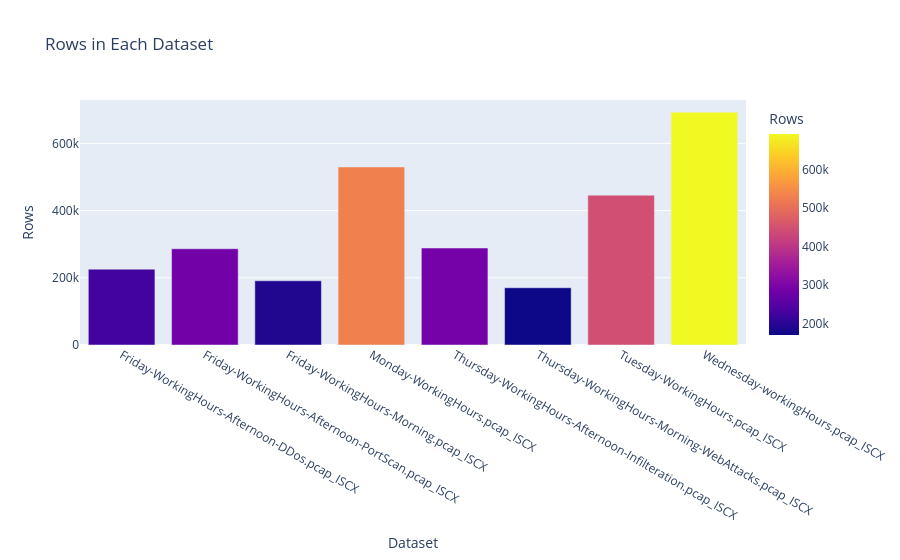

The notebook cell saved with this chart:
### Code cell
# =====================================================
# DATASET SIZE COMPARISON
# =====================================================

fig = px.bar(
    summary_df,
    x="Dataset",
    y="Rows",
    color="Rows",
    title="Rows in Each Dataset"
)

fig.show()

### Figure 1 — Plotly figure (JSON) as saved in the notebook; plotly's stock layout.template omitted (floating-point values rounded to 4 significant figures)
{"data": [{"hovertemplate": "Dataset=%{x}<br>Rows=%{marker.color}<extra></extra>", "legendgroup": "", "marker": {"color": [225745, 286467, 191033, 529918, 288602, 170366, 445909, 692703], "coloraxis": "coloraxis", "pattern": {"shape": ""}}, "name": "", "orientation": "v", "showlegend": false, "textposition": "auto", "type": "bar", "x": ["Friday-WorkingHours-Afternoon-DDos.pcap_ISCX", "Friday-WorkingHours-Afternoon-PortScan.pcap_ISCX", "Friday-WorkingHours-Morning.pcap_ISCX", "Monday-WorkingHours.pcap_ISCX", "Thursday-WorkingHours-Afternoon-Infilteration.pcap_ISCX", "Thursday-WorkingHours-Morning-WebAttacks.pcap_ISCX", "Tuesday-WorkingHours.pcap_ISCX", "Wednesday-workingHours.pcap_ISCX"], "xaxis": "x", "y": [225745, 286467, 191033, 529918, 288602, 170366, 445909, 692703], "yaxis": "y"}], "layout": {"barmode": "relative", "coloraxis": {"colorbar": {"title": {"text": "Rows"}}, "colorscale": [[0, "#0d0887"], [0.1111, "#46039f"], [0.2222, "#7201a8"], [0.3333, "#9c179e"], [0.4444, "#bd3786"], [0.5556, "#d8576b"], [0.6667, "#ed7953"], [0.7778, "#fb9f3a"], [0.8889, "#fdca26"], [1, "#f0f921"]]}, "legend": {"tracegroupgap": 0}, "title": {"text": "Rows in Each Dataset"}, "xaxis": {"anchor": "y", "domain": [0, 1], "title": {"text": "Dataset"}}, "yaxis": {"anchor": "x", "domain": [0, 1], "title": {"text": "Rows"}}}}
